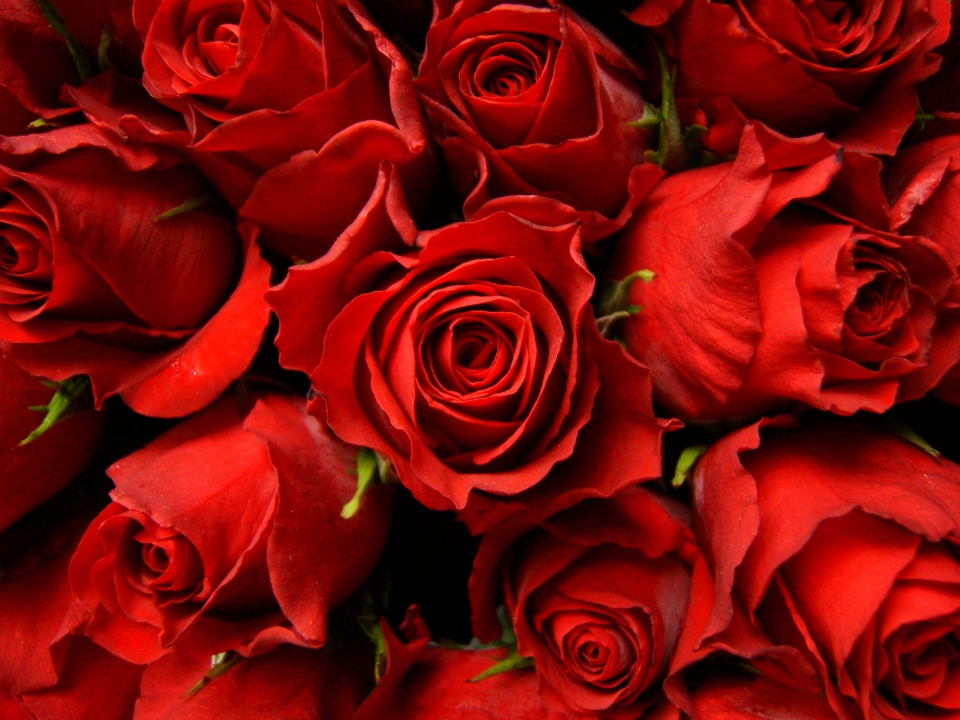
#> input picture img/rose.jpg, 1920 x 1440 px (shown at 1/2 size)
$ python draw.py
#> lines starting #> are read from the running program, lines starting #| are printed output that depends on the picture
import cv2
import numpy as np

blank = np.zeros((500,500,3),dtype = 'uint8')
# cv2.imshow("Blank",blank)

blank[300:400,200:300] = 0,255,0
# cv2.imshow("Green",blank)

# RECTANGLE
cv2.rectangle(blank,(0,0),(200,200),(0,255,0),thickness = cv2.FILLED)
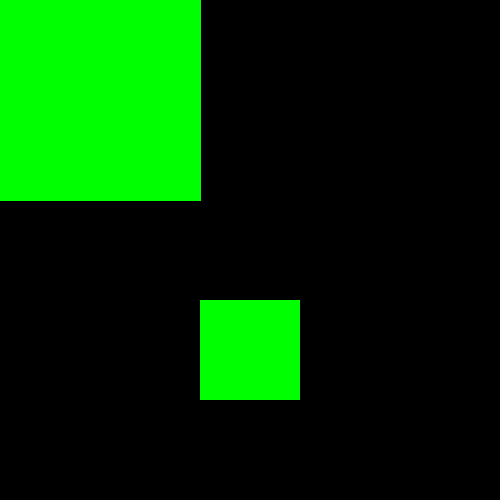
#> blank: shape (500, 500, 3); mean of channels 0, 1, 2 0, 51.4, 0; drawn as B, G, R
# cv2.imshow("Rect",blank)

# CIRCLE
cv2.circle(blank, (250,250), 50, (0,0,255),thickness=-1)
# cv2.imshow("Circle",blank)

# LINE
cv2.line(blank, (0,0), (200,200), (255,0,0),thickness=3 )
cv2.imshow("Line",blank)

# TEXT
cv2.putText(blank, "Hi! This is my first text!!", (0,300), cv2.FONT_HERSHEY_TRIPLEX, 1, (255,255,255), 2)
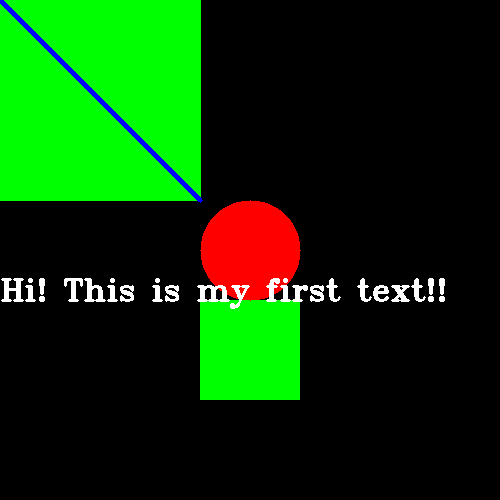
#> blank: shape (500, 500, 3); mean of channels 0, 1, 2 5.2, 53.6, 11.5; drawn as B, G, R
cv2.imshow("Text", blank)

# original image
img = cv2.imread('img/rose.jpg')
#> img is the input picture: shape (1440, 1920, 3); mean B, G, R 7.4, 10.4, 122.6
# cv2.imshow("Rose",img)
cv2.waitKey(0)
